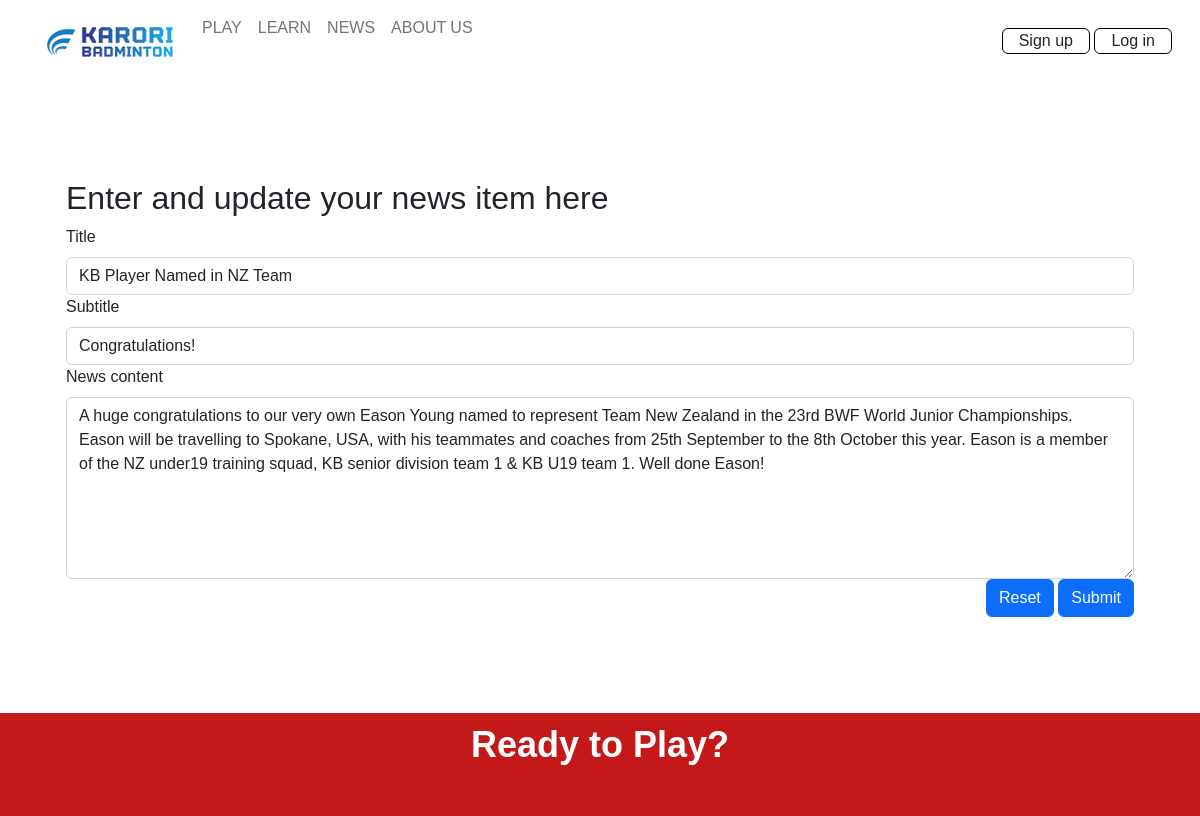
Page /news_cud?id=1&task=update on the committed database.
### tables this page shows
CREATE TABLE news(
    news_id integer primary key autoincrement not null,
    title text not null unique,
    subtitle text not null unique,
    content text not null unique,
    newsdate date not null,
    member_id integer not null,
    foreign key(member_id) references member(member_id)
);

### server.py (the view, shortened to what this page needs)
@app.route('/news_cud', methods=['GET', 'POST'])
def news_cud():
    data = request.args
    required_keys = ['id', 'task']
    for k in required_keys:
        if k not in data.keys():
            message = "Do not know what to do with create read update on news (key not present)"
            return render_template('error.html', message=message)
    if request.method == "GET":
        if data['task'] == 'delete':
            sql = "delete from news where news_id = ?"
            values_tuple = (data['id'],)
            result = run_commit_query(sql, values_tuple, db_path)
            return redirect(url_for('news'))
        elif data['task'] == 'update':
            sql = """ select title, subtitle, content from news where news_id=?"""
            values_tuple = (data['id'],)
            result = run_search_query_tuples(sql, values_tuple, db_path, True)
            result = result[0]
            return render_template("news_cud.html",
                                   **result,
                                   id=data['id'],
                                   task=data['task'])
        else:
            message = "Unrecognised task coming from news page"
            return render_template('error.html', message=message)

### db_functions.py (called while the page is built)
def run_search_query_tuples(sql_query ,values_tuple, file_path, rowfactory=False):
    result = None
    try:
        db = sqlite3.connect(file_path)
        if rowfactory:
            db.row_factory = sqlite3.Row
        cursor = db.cursor()
        cursor.execute(sql_query ,values_tuple)
        result = cursor.fetchall()
        cursor.close()
    except sqlite3.Error as error:
        print("Error running search query tuples: {}".format(error))
        return None
    db.close()
    if result is None:
        print("No search values were found")
    return result

### templates/news_cud.html
{% extends "layout.html" %}
{% block content %}
<div class="container-lg py-sm-5 py-1">
  <div class="news p-4 my-4">
      <h2> Enter and update your news item here </h2>
    <form action="{{url_for('news_cud', id=id, task=task)}}" method="POST">
        <div>
            <label for="title" class="form-label">Title</label>
            <input type="text" class="form-control" id="title" name="title" placeholder="" value="{{title}}" required>
        </div>
        <div>
            <label for="subtitle" class="form-label">Subtitle</label>
            <input type="text" class="form-control" id="subtitle" name="subtitle" placeholder="" value="{{subtitle}}" required>
        </div>
        <div>
             <label for="content" class="form-label">News content</label>
            <textarea class="form-control" id="content" name="content" rows="7" required>{{content}}</textarea>
        </div>
        <div class="text-end">
            <button type="reset" class="btn btn-primary">Reset</button>
            <button  type="submit" class="btn btn-primary">Submit</button>
        </div>
    </form>
  </div>
</div>
{% endblock %}

### static/styles.css (style rules this page uses)
:root { --white: rgb(255, 255, 255); --cream: rgb(253, 246, 236); --grey: rgb(150, 150, 150); --light-blue: rgba(19, 127, 185, 0.1); --blue: rgb(19, 127, 185); --dark-blue: rgb(13, 44, 84); --light-grey: rgba(150, 150, 150, 0.1); --transparent: rgba(0, 0, 0, 0); }
* { margin: 0; padding: 0; font-family: 'Poppins', sans-serif; }
label, input[type="text"], input[type="email"], textarea { font-size: 1em !important; }

### rows in the picture
news: title "KB Player Named in NZ Team", subtitle "Congratulations!", content "A huge congratulations to our very own Eason Young named to represent Team New Zealand in the 23rd BWF World Junior Championships. Eason will be travelling to Spokane, USA, with his teammates and coaches from 25th September to the 8th October this year. Eason is a member of the NZ under19 training squad, KB senior division team 1 & KB U19 team 1. Well done Eason!"
